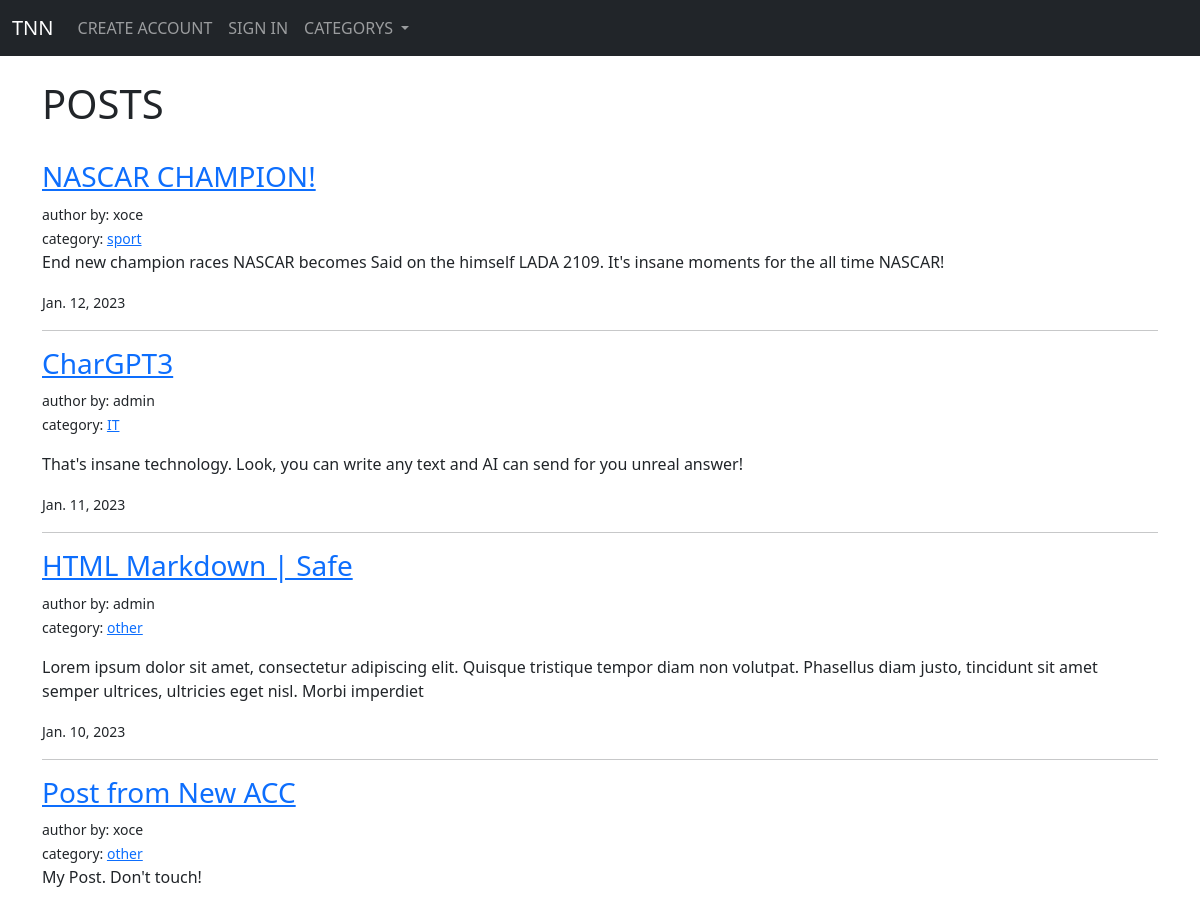
The app's page / (upper part), older data.
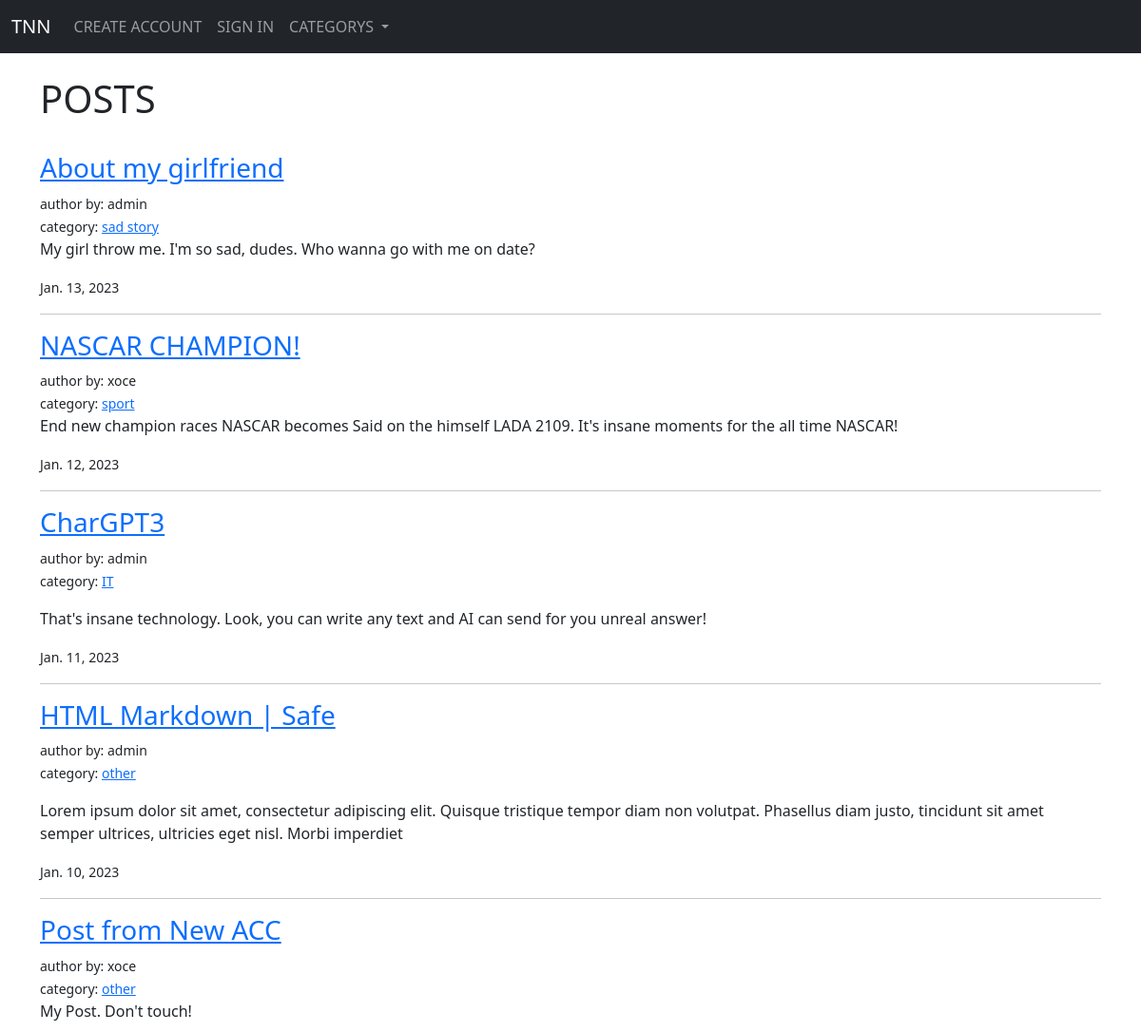
The same page, newer data.
### blogpage/models.py (models this page shows, shortened)
class Post(models.Model):
    title = models.CharField(max_length=255)
    author = models.ForeignKey(User, models.CASCADE)
    body = models.TextField()
    category = models.CharField(max_length=255, default='other')
    post_date = models.DateField(auto_now_add=True)
    post_date_time = models.DateTimeField(auto_now_add=True)

### blogpage/views.py (the view)
# urls.py: path('', HomePage.as_view(), name='home-page'),
class HomePage(ListView):
    model = Post
    template_name = 'home.html'
    ordering = ['-post_date_time']
    def get_context_data(self, *args, **kwargs):
        cat_menu = Category.objects.all()
        context = super().get_context_data(*args, **kwargs)
        context['cat_menu'] = cat_menu
        return context

### blogpage/models.py (called while the page is built)
    def __str__(self) -> str:
        return self.name_category

### blogpage/templates/home.html (shortened to what this page needs)
{% extends "base.html" %}
{% block content %}
<h1>POSTS</h1>
<br>
{% for post in object_list %}
    <h3> <a href="{% url 'detail-page' post.pk %}"> {{ post.title }} </a> </h3>
    <small> author by: {{ post.author }} </small>
    <br>
    <small>category: <a href="{% url 'category' post.category|slugify %}">{{ post.category }}</a></small>
    <p> {{ post.body|slice:200|safe }} </p>
    <small>{{post.post_date}}</small>
    <hr>
{% endfor %}
{% endblock %}

Row changes from the older to the newer data that the page shows:
added Post: title "About my girlfriend", author "admin", category "sad story", body "My girl throw me. I'm so sad, dudes. Who wanna go with me on date?", post_date "Jan. 13, 2023"
